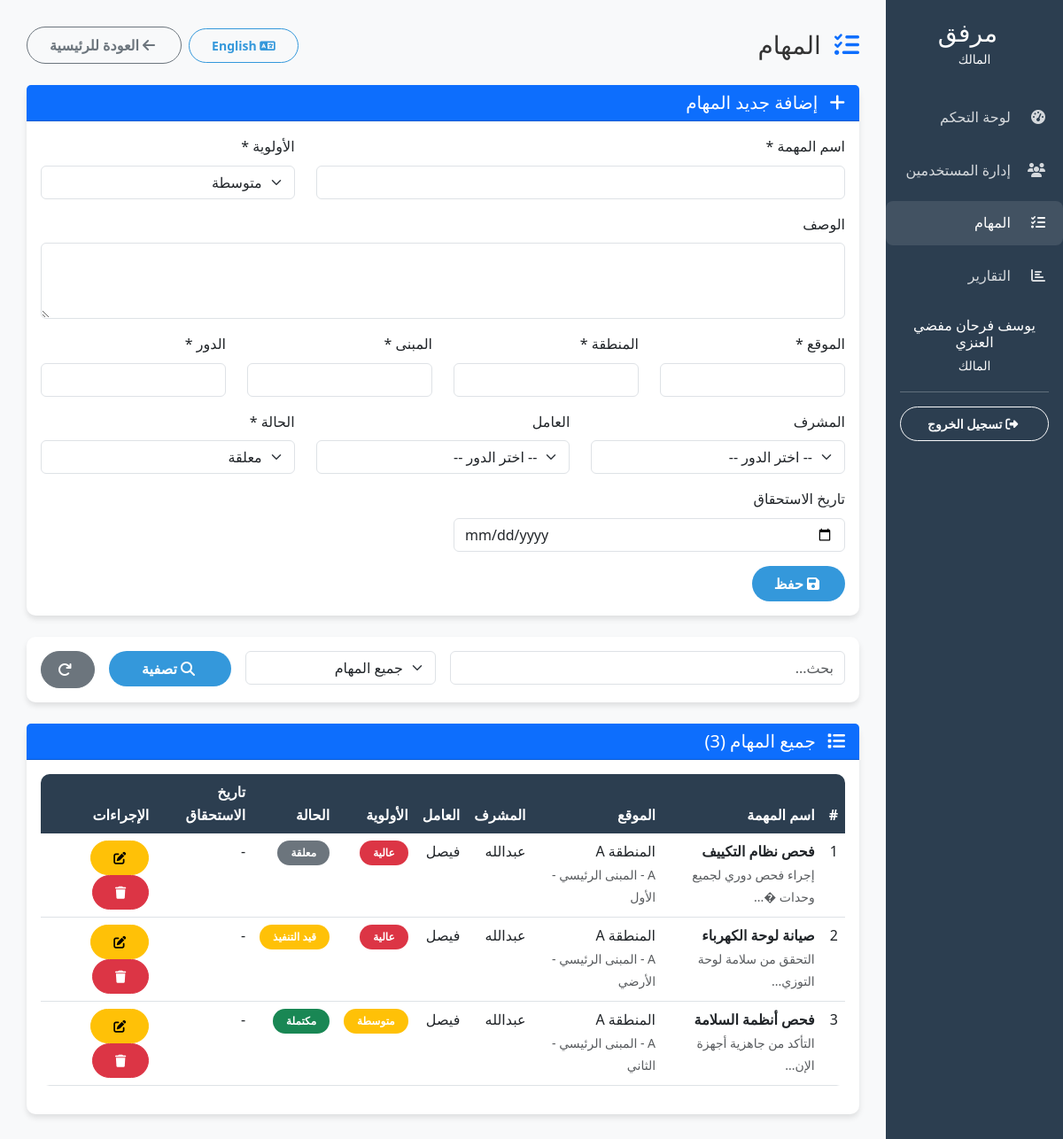
Screenshot of /dashboard/admin/tasks.php (signed in) with the database file from the repository.
### tables this page shows
CREATE TABLE tasks (
    id INT PRIMARY KEY AUTO_INCREMENT,
    title VARCHAR(200) NOT NULL,
    description TEXT,
    location VARCHAR(100) NOT NULL,
    area VARCHAR(50) NOT NULL,
    building VARCHAR(50) NOT NULL,
    floor VARCHAR(50) NOT NULL,
    supervisor_id INT,
    worker_id INT,
    status ENUM('pending', 'in_progress', 'completed', 'approved') DEFAULT 'pending',
    priority ENUM('low', 'medium', 'high') DEFAULT 'medium',
    due_date DATE,
    assigned_at TIMESTAMP DEFAULT CURRENT_TIMESTAMP,
    started_at TIMESTAMP NULL,
    completed_at TIMESTAMP NULL,
    notes TEXT,
    photo_url VARCHAR(255),
    FOREIGN KEY (supervisor_id) REFERENCES users(id) ON DELETE SET NULL,
    FOREIGN KEY (worker_id) REFERENCES users(id) ON DELETE SET NULL
);

CREATE TABLE users (
    id INT PRIMARY KEY AUTO_INCREMENT,
    job_number VARCHAR(20) UNIQUE NOT NULL,
    full_name VARCHAR(100) NOT NULL,
    password VARCHAR(255) NOT NULL,
    email VARCHAR(100),
    phone VARCHAR(20),
    role ENUM('admin', 'supervisor', 'worker') NOT NULL,
    location VARCHAR(100),
    status ENUM('active', 'inactive') DEFAULT 'active',
    created_at TIMESTAMP DEFAULT CURRENT_TIMESTAMP,
    updated_at TIMESTAMP DEFAULT CURRENT_TIMESTAMP ON UPDATE CURRENT_TIMESTAMP
);

### dashboard/admin/tasks.php (the view, shortened to what the rows shown need)
<?php
require_once '../../config.php';
require_once '../../includes/lang.php';
try {
    $query = "SELECT t.*,
                     s.full_name as supervisor_name,
                     w.full_name as worker_name
              FROM tasks t
              LEFT JOIN users s ON t.supervisor_id = s.id
              LEFT JOIN users w ON t.worker_id = w.id
              WHERE 1=1";
    $params = [];
    $query .= " ORDER BY t.assigned_at DESC";
    $stmt = $pdo->prepare($query);
    $stmt->execute($params);
    $tasks = $stmt->fetchAll();
} catch (PDOException $e) {
    $tasks = [];
    $error = $lang['system_error'];
}
?>
<!DOCTYPE html>
<html lang="<?php echo $_SESSION['lang']; ?>" dir="<?php echo $_SESSION['lang'] == 'ar' ? 'rtl' : 'ltr'; ?>">
<head>
    <link rel="stylesheet" href="https://cdn.jsdelivr.net/npm/bootstrap@5.3.0/dist/css/bootstrap.min.css">
    <link rel="stylesheet" href="../../assets/css/style.css">
    <link rel="stylesheet" href="https://cdnjs.cloudflare.com/ajax/libs/font-awesome/6.4.0/css/all.min.css">
</head>
<body>
    <div class="container-fluid">
        <div class="row">
            <div class="col-md-9 col-lg-10 main-content">
                <div class="d-flex justify-content-between align-items-center mb-4">
                    <h1 class="h3 mb-0">
                        <i class="fas fa-tasks me-2 text-primary"></i>
                        <?php echo $lang['tasks']; ?>
                    </h1>
                </div>
                <div class="card">
                    <div class="card-body">
                        <div class="table-responsive">
                            <table class="table table-hover">
                                <thead>
                                    <tr>
                                        <th>#</th>
                                        <th><?php echo $lang['task_name']; ?></th>
                                        <th><?php echo $lang['location']; ?></th>
                                        <th><?php echo $lang['supervisor']; ?></th>
                                        <th><?php echo $lang['worker']; ?></th>
                                        <th><?php echo $lang['priority']; ?></th>
                                        <th><?php echo $lang['status']; ?></th>
                                        <th><?php echo $lang['due_date']; ?></th>
                                        <th><?php echo $lang['actions']; ?></th>
                                    </tr>
                                </thead>
                                <tbody>
                                    <?php if (count($tasks) > 0): ?>
                                        <?php foreach ($tasks as $index => $task): ?>
                                            <tr>
                                                <td><?php echo $index + 1; ?></td>
                                                <td>
                                                    <strong><?php echo htmlspecialchars($task['title']); ?></strong>
                                                    <?php if ($task['description']): ?>
                                                        <br><small class="text-muted"><?php echo htmlspecialchars(substr($task['description'], 0, 50)); ?>...</small>
                                                    <?php endif; ?>
                                                </td>
                                                <td>
                                                    <?php echo htmlspecialchars($task['location']); ?><br>
                                                    <small class="text-muted">
                                                        <?php echo htmlspecialchars($task['area']); ?> -
                                                        <?php echo htmlspecialchars($task['building']); ?> -
                                                        <?php echo htmlspecialchars($task['floor']); ?>
                                                    </small>
                                                </td>
                                                <td><?php echo htmlspecialchars($task['supervisor_name'] ?: '-'); ?></td>
                                                <td><?php echo htmlspecialchars($task['worker_name'] ?: '-'); ?></td>
                                                <td>
                                                    <span class="badge bg-<?php
                                                        echo $task['priority'] == 'high' ? 'danger' :
                                                             ($task['priority'] == 'medium' ? 'warning' : 'info');
                                                    ?>">
                                                        <?php echo $lang[$task['priority']]; ?>
                                                    </span>
                                                </td>
                                                <td>
                                                    <span class="badge bg-<?php
                                                        echo $task['status'] == 'completed' ? 'success' :
                                                             ($task['status'] == 'in_progress' ? 'warning' :
                                                             ($task['status'] == 'approved' ? 'info' : 'secondary'));
                                                    ?>">
                                                        <?php echo $lang[$task['status']]; ?>
                                                    </span>
                                                </td>
                                                <td><?php echo $task['due_date'] ? date('Y-m-d', strtotime($task['due_date'])) : '-'; ?></td>
                                                <td>
                                                    <a href="tasks.php?edit=1&id=<?php echo $task['id']; ?>"
                                                       class="btn btn-sm btn-warning">
                                                        <i class="fas fa-edit"></i>
                                                    </a>
                                                    <a href="tasks.php?delete=1&id=<?php echo $task['id']; ?>"
                                                       class="btn btn-sm btn-danger"
                                                       onclick="return confirm('<?php echo $lang['confirm_delete']; ?>')">
                                                        <i class="fas fa-trash"></i>
                                                    </a>
                                                </td>
                                            </tr>
                                        <?php endforeach; ?>
                                    <?php endif; ?>
                                </tbody>
                            </table>
                        </div>
                    </div>
                </div>
            </div>
        </div>
    </div>
</body>
</html>

### rows the page displays
tasks: title "فحص نظام التكييف", description "إجراء فحص دوري لجميع وحدات �", location "المنطقة A", area "A", building "المبنى الرئيسي", floor "الأول", supervisor.full_name "عبدالله", worker.full_name "فيصل", priority "عالية", status "معلقة"
tasks: title "صيانة لوحة الكهرباء", description "التحقق من سلامة لوحة التوزي", location "المنطقة A", area "A", building "المبنى الرئيسي", floor "الأرضي", supervisor.full_name "عبدالله", worker.full_name "فيصل", priority "عالية", status "قيد التنفيذ"
tasks: title "فحص أنظمة السلامة", description "التأكد من جاهزية أجهزة الإن", location "المنطقة A", area "A", building "المبنى الرئيسي", floor "الثاني", supervisor.full_name "عبدالله", worker.full_name "فيصل", priority "متوسطة", status "مكتملة"

### other values shown
$lang['site_title'] "مرفق"
$lang['role_admin'] "المالك"
$lang['dashboard'] "لوحة التحكم"
$lang['users_management'] "إدارة المستخدمين"
$lang['tasks'] "المهام"
$lang['reports'] "التقارير"
$_SESSION['user_name'] "يوسف فرحان مفضي العنزي"
$lang['logout'] "تسجيل الخروج"
$lang['back_to_home'] "العودة للرئيسية"
$lang['add_new'] "إضافة جديد"
$lang['task_name'] "اسم المهمة"
$lang['priority'] "الأولوية"
$lang['description'] "الوصف"
$lang['location'] "الموقع"
$lang['area'] "المنطقة"
